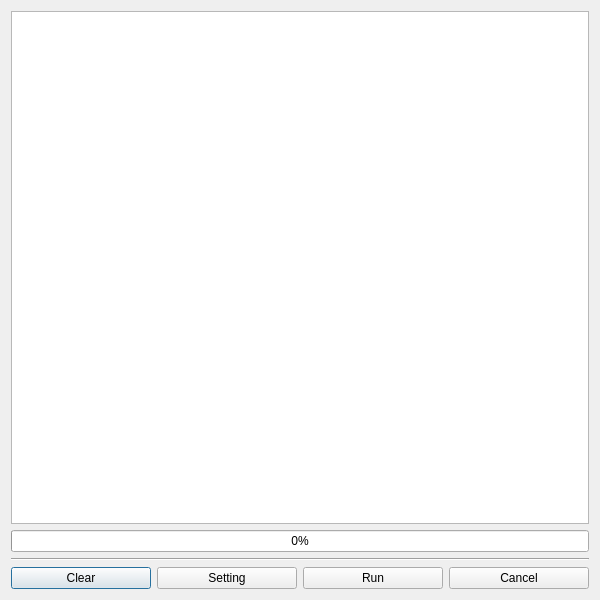
<?xml version="1.0" encoding="UTF-8"?>
<ui version="4.0">
 <class>StaticTestLayout</class>
 <widget class="QDialog" name="StaticTestLayout">
  <property name="windowModality">
   <enum>Qt::ApplicationModal</enum>
  </property>
  <property name="geometry">
   <rect>
    <x>0</x>
    <y>0</y>
    <width>600</width>
    <height>600</height>
   </rect>
  </property>
  <property name="minimumSize">
   <size>
    <width>600</width>
    <height>600</height>
   </size>
  </property>
  <property name="contextMenuPolicy">
   <enum>Qt::CustomContextMenu</enum>
  </property>
  <property name="acceptDrops">
   <bool>true</bool>
  </property>
  <property name="windowTitle">
   <string>Static Test</string>
  </property>
  <property name="autoFillBackground">
   <bool>false</bool>
  </property>
  <layout class="QVBoxLayout" name="verticalLayout_2">
   <item>
    <layout class="QVBoxLayout" name="verticalLayout">
     <item>
      <layout class="QVBoxLayout" name="MessagLayout">
       <item>
        <widget class="QTextBrowser" name="textBrowser">
         <property name="font">
          <font>
           <family>Yu Gothic UI</family>
           <pointsize>10</pointsize>
          </font>
         </property>
         <property name="contextMenuPolicy">
          <enum>Qt::CustomContextMenu</enum>
         </property>
        </widget>
       </item>
       <item>
        <widget class="QProgressBar" name="progressBar">
         <property name="styleSheet">
          <string notr="true"/>
         </property>
         <property name="value">
          <number>0</number>
         </property>
        </widget>
       </item>
      </layout>
     </item>
     <item>
      <layout class="QHBoxLayout" name="horizontalLayout">
       <item>
        <widget class="Line" name="line">
         <property name="orientation">
          <enum>Qt::Horizontal</enum>
         </property>
        </widget>
       </item>
      </layout>
     </item>
     <item>
      <layout class="QHBoxLayout" name="ButtonLayout">
       <item>
        <widget class="QPushButton" name="clearButton">
         <property name="font">
          <font>
           <family>Yu Gothic UI</family>
          </font>
         </property>
         <property name="contextMenuPolicy">
          <enum>Qt::DefaultContextMenu</enum>
         </property>
         <property name="text">
          <string>Clear</string>
         </property>
        </widget>
       </item>
       <item>
        <widget class="QPushButton" name="settingButton">
         <property name="font">
          <font>
           <family>Yu Gothic UI</family>
          </font>
         </property>
         <property name="text">
          <string>Setting</string>
         </property>
        </widget>
       </item>
       <item>
        <widget class="QPushButton" name="runButton">
         <property name="font">
          <font>
           <family>Yu Gothic UI</family>
          </font>
         </property>
         <property name="text">
          <string>Run</string>
         </property>
        </widget>
       </item>
       <item>
        <widget class="QPushButton" name="cancelButton">
         <property name="font">
          <font>
           <family>Yu Gothic UI</family>
          </font>
         </property>
         <property name="text">
          <string>Cancel</string>
         </property>
        </widget>
       </item>
      </layout>
     </item>
    </layout>
   </item>
  </layout>
 </widget>
 <resources/>
 <connections/>
</ui>
